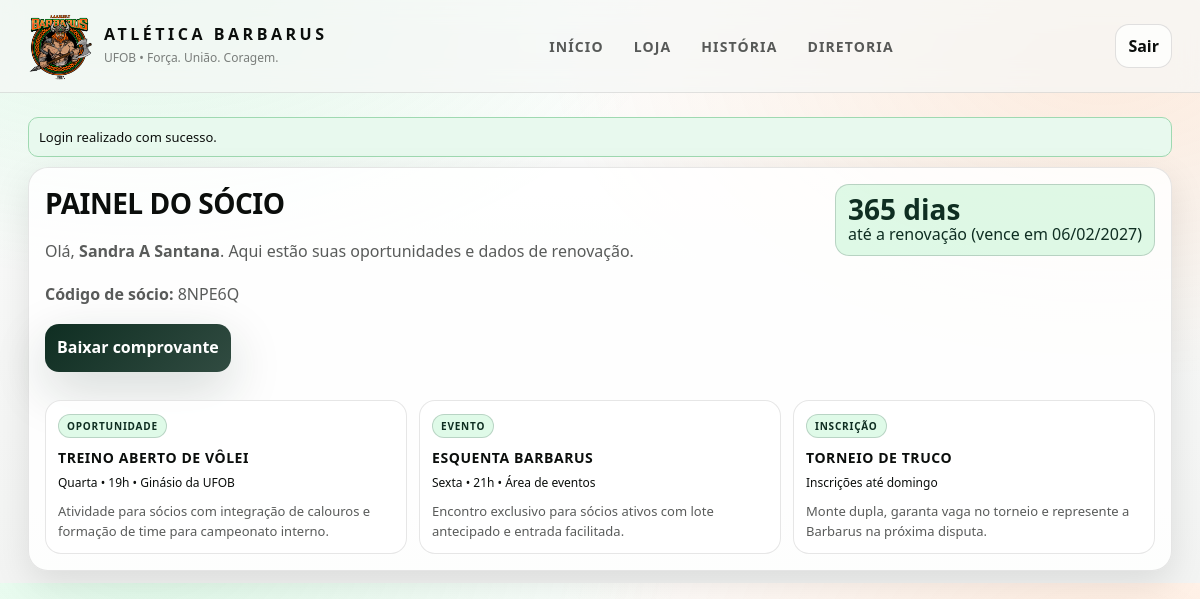
Page /socio.php (signed in) on the committed database.
### tables this page shows
CREATE TABLE users (
            id INTEGER PRIMARY KEY AUTOINCREMENT,
            name TEXT NOT NULL,
            email TEXT NOT NULL UNIQUE,
            password_hash TEXT NOT NULL,
            phone TEXT,
            cpf TEXT,
            created_at TEXT NOT NULL
        , affiliation_type TEXT, course_name TEXT);

CREATE TABLE memberships (
            id INTEGER PRIMARY KEY AUTOINCREMENT,
            user_id INTEGER NOT NULL,
            status TEXT NOT NULL,
            member_code TEXT,
            start_date TEXT NOT NULL,
            end_date TEXT NOT NULL,
            created_at TEXT NOT NULL,
            FOREIGN KEY(user_id) REFERENCES users(id)
        );

### bootstrap.php (called while the page is built, shortened)
<?php
function db(): PDO
{
    static $pdo = null;
    if ($pdo instanceof PDO) {
        return $pdo;
    }
    $pdo = new PDO('sqlite:' . DB_PATH);
    $pdo->setAttribute(PDO::ATTR_ERRMODE, PDO::ERRMODE_EXCEPTION);
    $pdo->setAttribute(PDO::ATTR_DEFAULT_FETCH_MODE, PDO::FETCH_ASSOC);
    initSchema($pdo);
    return $pdo;
}
function initSchema(PDO $pdo): void
{
    $pdo->exec(
        'CREATE TABLE IF NOT EXISTS users (
            id INTEGER PRIMARY KEY AUTOINCREMENT,
            name TEXT NOT NULL,
            email TEXT NOT NULL UNIQUE,
            password_hash TEXT NOT NULL,
            phone TEXT,
            cpf TEXT,
            affiliation_type TEXT,
            course_name TEXT,
            created_at TEXT NOT NULL
        )'
    );
    $pdo->exec(
        'CREATE TABLE IF NOT EXISTS memberships (
            id INTEGER PRIMARY KEY AUTOINCREMENT,
            user_id INTEGER NOT NULL,
            status TEXT NOT NULL,
            member_code TEXT,
            start_date TEXT NOT NULL,
            end_date TEXT NOT NULL,
            created_at TEXT NOT NULL,
            FOREIGN KEY(user_id) REFERENCES users(id)
        )'
    );
    $pdo->exec(
        'CREATE TABLE IF NOT EXISTS coupons (
            id INTEGER PRIMARY KEY AUTOINCREMENT,
            user_id INTEGER NOT NULL,
            title TEXT NOT NULL,
            code TEXT NOT NULL,
            discount_percent INTEGER NOT NULL,
            expires_at TEXT NOT NULL,
            is_used INTEGER NOT NULL DEFAULT 0,
            created_at TEXT NOT NULL,
            FOREIGN KEY(user_id) REFERENCES users(id)
        )'
    );
    $pdo->exec(
        'CREATE TABLE IF NOT EXISTS receipts (
            id INTEGER PRIMARY KEY AUTOINCREMENT,
            membership_id INTEGER NOT NULL,
            user_id INTEGER NOT NULL,
            receipt_code TEXT NOT NULL UNIQUE,
            amount_cents INTEGER NOT NULL,
            issued_at TEXT NOT NULL,
            secure_hash TEXT NOT NULL,
            FOREIGN KEY(membership_id) REFERENCES memberships(id),
            FOREIGN KEY(user_id) REFERENCES users(id)
        )'
    );
    $pdo->exec(
        'CREATE TABLE IF NOT EXISTS store_products (
            id INTEGER PRIMARY KEY AUTOINCREMENT,
            sector_name TEXT NOT NULL,
            name TEXT NOT NULL,
            description TEXT NOT NULL,
            price_cents INTEGER NOT NULL,
            image_url TEXT,
            video_url TEXT,
            gallery_images_text TEXT,
            gallery_videos_text TEXT,
            flash_promo_text TEXT,
            flash_promo_price_cents INTEGER,
            discount_percent INTEGER NOT NULL DEFAULT 0,
            is_active INTEGER NOT NULL DEFAULT 1,
            created_at TEXT NOT NULL,
            updated_at TEXT NOT NULL
        )'
    );
    $pdo->exec(
        'CREATE TABLE IF NOT EXISTS store_orders (
            id INTEGER PRIMARY KEY AUTOINCREMENT,
            buyer_name TEXT NOT NULL,
            buyer_email TEXT NOT NULL,
            buyer_phone TEXT NOT NULL,
            buyer_cpf TEXT NOT NULL,
            total_cents INTEGER NOT NULL,
            created_at TEXT NOT NULL,
            status TEXT NOT NULL
        )'
    );
    $pdo->exec(
        'CREATE TABLE IF NOT EXISTS store_order_items (
            id INTEGER PRIMARY KEY AUTOINCREMENT,
            order_id INTEGER NOT NULL,
            product_id INTEGER NOT NULL,
            product_name TEXT NOT NULL,
            unit_price_cents INTEGER NOT NULL,
            quantity INTEGER NOT NULL,
            FOREIGN KEY(order_id) REFERENCES store_orders(id),
            FOREIGN KEY(product_id) REFERENCES store_products(id)
        )'
    );
    $pdo->exec(
        'CREATE TABLE IF NOT EXISTS store_receipts (
            id INTEGER PRIMARY KEY AUTOINCREMENT,
            order_id INTEGER NOT NULL,
            receipt_code TEXT NOT NULL UNIQUE,
            issued_at TEXT NOT NULL,
            secure_hash TEXT NOT NULL,
            FOREIGN KEY(order_id) REFERENCES store_orders(id)
        )'
    );
    ensureColumn($pdo, 'memberships', 'member_code', 'TEXT');
    ensureColumn($pdo, 'users', 'affiliation_type', 'TEXT');
    ensureColumn($pdo, 'users', 'course_name', 'TEXT');
    ensureColumn($pdo, 'store_products', 'video_url', 'TEXT');
    ensureColumn($pdo, 'store_products', 'gallery_images_text', 'TEXT');
    ensureColumn($pdo, 'store_products', 'gallery_videos_text', 'TEXT');
    ensureColumn($pdo, 'store_products', 'flash_promo_text', 'TEXT');
    ensureColumn($pdo, 'store_products', 'flash_promo_price_cents', 'INTEGER');
    ensureColumn($pdo, 'store_products', 'discount_percent', 'INTEGER NOT NULL DEFAULT 0');
    $pdo->exec('CREATE UNIQUE INDEX IF NOT EXISTS idx_memberships_member_code ON memberships(member_code)');
    $pdo->exec('CREATE INDEX IF NOT EXISTS idx_store_orders_created_at ON store_orders(created_at)');
    $pdo->exec('CREATE UNIQUE INDEX IF NOT EXISTS idx_store_receipts_code ON store_receipts(receipt_code)');
    seedStoreProducts($pdo);
}
function ensureColumn(PDO $pdo, string $table, string $column, string $definition): void
{
    $stmt = $pdo->query('PRAGMA table_info(' . $table . ')');
    $columns = $stmt ? $stmt->fetchAll() : [];
    foreach ($columns as $col) {
        if (($col['name'] ?? '') === $column) {
            return;
        }
    }
}
function todayDate(): string
{
    return (new DateTimeImmutable())->format('Y-m-d');
}
function formatDateBr(?string $isoDate): string
{
    try {
        return (new DateTimeImmutable($isoDate))->format('d/m/Y');
    } catch (Throwable $e) {
        return $isoDate;
    }
}
function getFlash(): ?array
{
    $flash = $_SESSION['flash'];
    return $flash;
}
function currentUser(): ?array
{
    $stmt = db()->prepare('SELECT id, name, email, phone, cpf, affiliation_type, course_name FROM users WHERE id = :id');
    $stmt->execute([':id' => (int) $_SESSION['user_id']]);
    $user = $stmt->fetch();
    return $user ?: null;
}
function activeMembership(int $userId): ?array
{
    $stmt = db()->prepare(
        'SELECT * FROM memberships
         WHERE user_id = :uid
           AND status = "active"
           AND date(end_date) >= date(:today)
         ORDER BY end_date DESC
         LIMIT 1'
    );
    $stmt->execute([':uid' => $userId, ':today' => todayDate()]);
    $membership = $stmt->fetch();
    return $membership ?: null;
}
function membershipDaysLeft(string $endDate): int
{
    $today = new DateTimeImmutable(todayDate());
    $end = new DateTimeImmutable($endDate);
    return (int) $today->diff($end)->days + 1;
}
function receiptSignature(string $receiptCode): string
{
    return hash_hmac('sha256', $receiptCode, RECEIPT_SECRET);
}
function seedStoreProducts(PDO $pdo): void
{
    $exists = (int) $pdo->query('SELECT COUNT(*) FROM store_products')->fetchColumn();
    if ($exists > 0) {
        return;
    }
}

### socio.php (the view, shortened to what this page needs)
<?php
require __DIR__ . '/bootstrap.php';
$user = currentUser();
$membership = null;
$daysLeft = 0;
$receiptLink = null;
if ($user !== null) {
    $membership = activeMembership((int) $user['id']);
    if ($membership !== null) {
        $daysLeft = membershipDaysLeft((string) $membership['end_date']);
        $stmt = db()->prepare(
            'SELECT receipt_code
             FROM receipts
             WHERE membership_id = :mid
             ORDER BY issued_at DESC
             LIMIT 1'
        );
        $stmt->execute([':mid' => (int) $membership['id']]);
        $receipt = $stmt->fetch();
        if ($receipt && !empty($receipt['receipt_code'])) {
            $code = (string) $receipt['receipt_code'];
            $receiptLink = 'receipt.php?rc=' . urlencode($code) . '&sig=' . urlencode(receiptSignature($code));
        }
    }
}
$flash = getFlash();
?>
<!doctype html>
<html lang="pt-BR">
<head>
</head>
<body>
  <header class="topbar">
    <div class="container">
      <div class="nav">
        <a class="brand" href="index.html">
          <div class="logoWrap"><img alt="Logo Barbarus" src="img/logo.png" onerror="this.style.display='none'" /></div>
          <div class="brandText">
            <h1>ATLÉTICA BARBARUS</h1>
            <p>UFOB • Força. União. Coragem.</p>
          </div>
        </a>
        <nav class="links">
          <a href="index.html">Início</a>
          <a href="loja.php">Loja</a>
          <a href="historia.html">História</a>
          <a href="diretoria.html">Diretoria</a>
        </nav>
        <div>
          <?php if ($user): ?>
            <a class="btn" href="logout.php">Sair</a>
          <?php else: ?>
            <a class="btn" href="login.php">Login</a>
          <?php endif; ?>
        </div>
      </div>
    </div>
  </header>
  <main>
    <div class="container">
      <section class="hero">
        <?php if ($flash): ?>
          <div class="msg <?= $flash['type'] === 'success' ? 'ok' : 'err' ?>"><?= htmlspecialchars($flash['message']) ?></div>
        <?php endif; ?>
        <?php if ($user && $membership): ?>
          <div class="card">
            <div class="panelTop">
              <div>
                <h2>Painel do sócio</h2>
                <p>Olá, <strong><?= htmlspecialchars((string) $user['name']) ?></strong>. Aqui estão suas oportunidades e dados de renovação.</p>
                <p><strong>Código de sócio:</strong> <?= htmlspecialchars((string) ($membership['member_code'] ?? '---')) ?></p>
                <?php if ($receiptLink): ?>
                  <p><a class="btn btnPrimary" href="<?= htmlspecialchars($receiptLink) ?>" target="_blank">Baixar comprovante</a></p>
                <?php endif; ?>
              </div>
              <div class="days">
                <strong><?= $daysLeft ?> dias</strong>
                <span>até a renovação (vence em <?= htmlspecialchars(formatDateBr((string) $membership['end_date'])) ?>)</span>
              </div>
            </div>
            <div class="eventsGrid">
              <article class="eventCard">
                <span class="eventTag">Oportunidade</span>
                <h4>Treino aberto de vôlei</h4>
                <p class="eventMeta">Quarta • 19h • Ginásio da UFOB</p>
                <p class="eventDesc">Atividade para sócios com integração de calouros e formação de time para campeonato interno.</p>
              </article>
              <article class="eventCard">
                <span class="eventTag">Evento</span>
                <h4>Esquenta Barbarus</h4>
                <p class="eventMeta">Sexta • 21h • Área de eventos</p>
                <p class="eventDesc">Encontro exclusivo para sócios ativos com lote antecipado e entrada facilitada.</p>
              </article>
              <article class="eventCard">
                <span class="eventTag">Inscrição</span>
                <h4>Torneio de truco</h4>
                <p class="eventMeta">Inscrições até domingo</p>
                <p class="eventDesc">Monte dupla, garanta vaga no torneio e represente a Barbarus na próxima disputa.</p>
              </article>
            </div>
          </div>
        <?php endif; ?>
      </section>
    </div>
  </main>
</body>
</html>

### socio.php (style rules this page uses)
:root { --bg:#f6f7f6;--ink:#0b0e0c;--muted:rgba(11,14,12,.68);--line:rgba(11,14,12,.10);--green:#1ed760;--greenDeep:#0f2e22;--orange:#ff6a00;--r:16px;--r2:20px;--shadow:0 18px 60px rgba(0,0,0,.1);--shadow2:0 12px 36px rgba(0,0,0,.1);--max:1180px }
* { box-sizing:border-box }
body { margin:0;background:radial-gradient(900px 520px at 12% -5%, rgba(30,215,96,.14), transparent 60%),radial-gradient(900px 520px at 92% 10%, rgba(255,106,0,.12), transparent 62%),linear-gradient(180deg,#fff 0%,var(--bg) 60%,#f3f4f3 100%);font-family:ui-sans-serif,system-ui;color:var(--ink) }
a { color:inherit;text-decoration:none }
.container { max-width:var(--max);margin:0 auto;padding:0 18px }
.topbar { position:sticky;top:0;z-index:50;background:rgba(246,247,246,.72);backdrop-filter:blur(14px);border-bottom:1px solid var(--line) }
.nav { display:flex;align-items:center;justify-content:space-between;gap:12px;padding:14px 0 }
.brand { display:flex;align-items:center;gap:12px;min-width:220px }
.logoWrap { width:64px;height:64px;display:grid;place-items:center }
.logoWrap img { width:100%;height:100%;object-fit:contain }
.brandText h1 { margin:0;font-size:16px;letter-spacing:.22em;text-transform:uppercase }
.brandText p { margin:3px 0 0;color:rgba(11,14,12,.52);font-size:12px }
.links { display:flex;gap:10px;flex-wrap:wrap }
.links a { font-size:14px;font-weight:700;letter-spacing:.08em;text-transform:uppercase;color:rgba(11,14,12,.68);padding:8px 10px;border-radius:12px }
.btn { display:inline-flex;align-items:center;gap:10px;padding:10px 12px;border-radius:14px;border:1px solid rgba(11,14,12,.12);background:rgba(255,255,255,.75);font-weight:750;cursor:pointer }
.btnPrimary { border:0;color:#fff;background:linear-gradient(135deg,rgba(15,46,34,1),rgba(15,46,34,.86));box-shadow:0 18px 52px rgba(15,46,34,.18) }
.hero { padding:24px 0 12px }
.card { border-radius:var(--r2);border:1px solid var(--line);background:rgba(255,255,255,.84);box-shadow:var(--shadow2);padding:16px }
h2 { margin:0;font-size:28px;text-transform:uppercase;letter-spacing:-.5px }
p { color:var(--muted);line-height:1.7 }
.msg { margin-bottom:10px;padding:10px;border-radius:10px;font-size:13px }
.ok { background:#e8f9ee;border:1px solid #9fd9b1 }
.panelTop { display:flex;justify-content:space-between;align-items:flex-start;gap:10px;flex-wrap:wrap }
.days { border:1px solid rgba(15,46,34,.18);background:rgba(30,215,96,.14);color:var(--greenDeep);border-radius:14px;padding:10px 12px;min-width:220px }
.days strong { display:block;font-size:28px;line-height:1 }
.eventsGrid { display:grid;grid-template-columns:repeat(3,1fr);gap:12px;margin-top:12px }
.eventCard { border:1px solid var(--line);border-radius:16px;padding:12px;background:rgba(255,255,255,.9) }
.eventTag { display:inline-flex;padding:4px 8px;border-radius:999px;border:1px solid rgba(15,46,34,.18);background:rgba(30,215,96,.14);color:var(--greenDeep);font-size:10px;font-weight:800;letter-spacing:.08em;text-transform:uppercase }
.eventCard h4 { margin:10px 0 6px;font-size:14px;text-transform:uppercase;letter-spacing:.04em }
.eventMeta { font-size:12px;color:var(--muted2);margin:0 }
.eventDesc { margin:8px 0 0;color:var(--muted);font-size:13px;line-height:1.55 }

### rows in the picture
users: name "Sandra A Santana"
memberships: member_code "8NPE6Q", end_date "365", end_date "06/02/2027"

### other values in the picture
$flash['message'] "Login realizado com sucesso."
